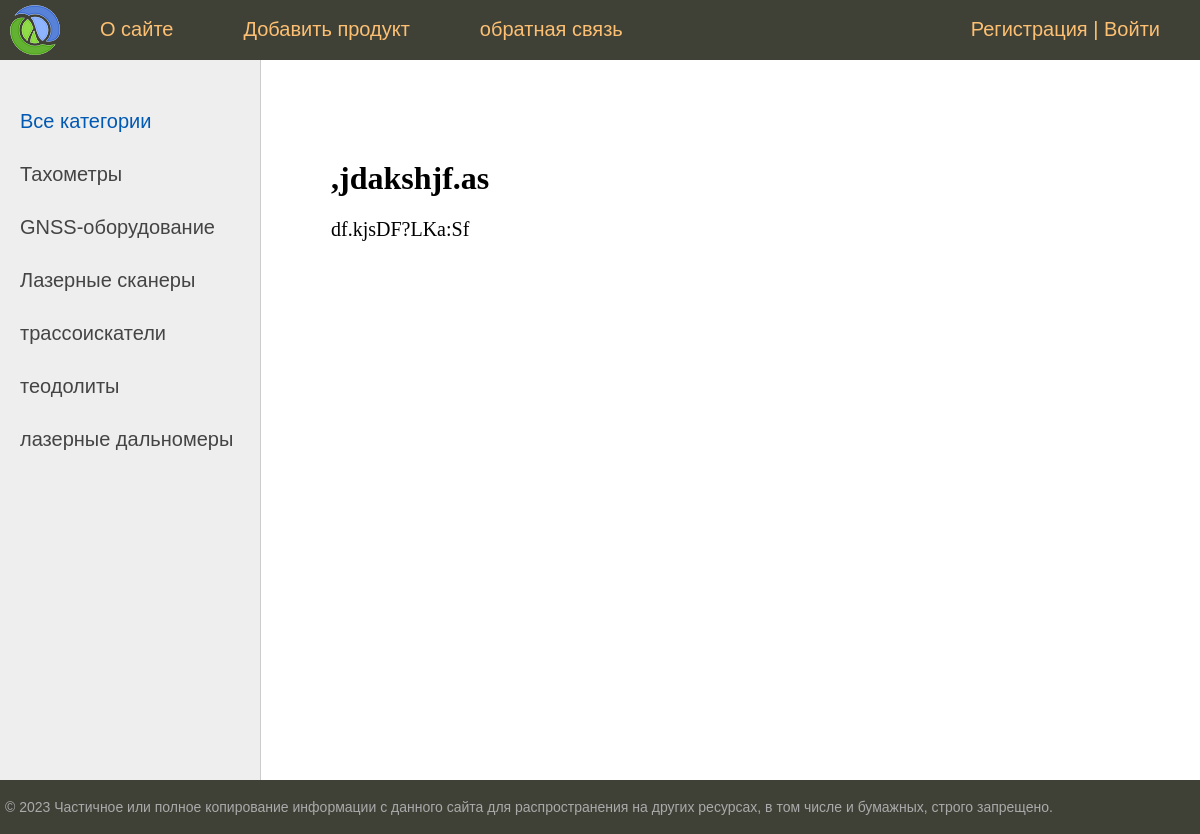
Page /product/jdakshjfas on the committed database.
### equipment/models.py (models this page shows, shortened)
class Category(models.Model):
    name = models.CharField(max_length=100, db_index=True, verbose_name="Категория")
    slug = models.SlugField(max_length=255, db_index=True, unique=True, verbose_name="URL")
    def get_absolute_url(self):
        return reverse('category', kwargs={'cat_slug': self.slug})
    class Meta:
        verbose_name="Категории"
        verbose_name_plural = "Категории"
        ordering = ['id']

class Equipment(models.Model):
    title = models.CharField(max_length=255, verbose_name="Название")
    slug = models.SlugField(max_length=255, unique=True, db_index=True, verbose_name="URL")
    price = models.IntegerField(verbose_name="Цена")
    content = models.TextField(blank=True, verbose_name="Описание")
    photo = models.ImageField(upload_to="photos/%Y/%m/%d/", blank=True, verbose_name="Фото")
    is_published = models.BooleanField(default=True, verbose_name="Наличие")
    time_create = models.DateTimeField(auto_now=True, verbose_name="Время создания")
    cat = models.ForeignKey('Category', on_delete=models.PROTECT, verbose_name="Категория")
    def __str__(self):
        return self.title
    class Meta:
        verbose_name = "Продукция/Товары"
        verbose_name_plural = "Продукция/Товары"
        ordering = ['-time_create', 'title']

### equipment/views.py (the view)
# urls.py: path('product/<slug:prod_slug>', show_prod.as_view(), name='prod'),
class show_prod(DataMixin, DetailView):
    model = Equipment
    template_name = 'equipment/product.html'
    slug_url_kwarg = 'prod_slug'
    context_object_name = 'product'
    def get_context_data(self, *, object_list=None, **kwargs):
        context = super().get_context_data(**kwargs)
        c_def = self.get_user_context(title=context['product'])
        return dict(list(context.items()) + list(c_def.items()))

### equipment/utils.py (called while the page is built)
    def get_user_context(self, **kwargs):
        context = kwargs
        cats = Category.objects.all()
        context['menu'] = menu
        context['cats'] = cats
        if 'cat_selected' not in context:
            context['cat_selected'] = 0
        return context

### equipment/templates/equipment/product.html (shortened to what this page needs)
{% extends 'equipment/base.html' %}
{% block content %}
    <h1>{{product.title}}</h1>
{{product.content|linebreaks}}
{% endblock %}

### equipment/templates/equipment/base.html (shortened to what this page needs)
{% load static %}
{% load equipment_tags %}
<!DOCTYPE html>
<html>
<head>
	<link type="text/css" href="{% static 'equipment/css/style.css' %}" rel="stylesheet" />
</head>
<body>
<table class="table-page" border=0 cellpadding="0" cellspacing="0">
<tr><td valign=top>
{% block mainmenu %}
		<div class="header">
			<ul id="mainmenu" class="mainmenu">
			<li class="logo"><a href="{% url 'home' %}"><div class="logo"></div></a></li>
{% for m in menu %}
			<li><a href="{% url m.url_name %}">{{m.title}}</a></li>
{% endfor %}
				{% if request.user.is_authenticated %}
				<li class="last">{{user.username}} | <a href="{% url 'logout' %}">Выйти</a></li>
				{% else %}
				<li class="last"><a href="{% url 'register' %}">Регистрация</a> | <a href="{% url 'login' %}">Войти</a></li>
				{% endif %}
			</ul>
		</div>
{% endblock mainmenu %}
<table class="table-content" border=0 cellpadding="0" cellspacing="0">
<tr>
	<td valign="top" class="left-chapters">
	<ul id="leftchapters">
	{% if cat_selected == 0 %}
		<li class="selected">Все категории</li>
	{% else %}
			<li><a href="{% url 'home' %}">Все категории</a></li>
	{% endif %}
	{% for c in cats %}
		{% if c.pk == cat.selected %}
			<li class="selected">{{c.name}}</li>
		{% else %}
			<li><a href="{{ c.get_absolute_url }}">{{c.name}}</a></li>
		{% endif %}
	{% endfor %}
	</ul>
</td>
<td valign="top" class="content">
	<div class="content-text">
{% block content %}
{% endblock %}
</td></tr></table>
</td></tr>
<tr><td valign=top>
	<div id="footer">
		<p>&copy; 2023 Частичное или полное копирование информации с данного сайта для распространения на других ресурсах, в том числе и бумажных, строго запрещено.</p>
	</div>
</td></tr></table>
</body>
</html>

### equipment/static/equipment/css/style.css (style rules this page uses)
html, body { font-family: 'Arial'; margin: 0; padding: 0; height: 100%; width: 100%; color: #444; }
a { color: #0059b2; text-decoration: none; }
.table-page { width: 100%; height: 100%; vertical-align: top; }
.table-page tr { height: 100%; }
.header { background: #3F4137; height: 60px; }
.logo { background: url('../images/logo.png') no-repeat 10px 5px; width: 70px; height: 60px; }
ul.mainmenu { list-style: none; margin: 0; padding: 0; height: 60px; color: #fdc073; font-size: 20px; overflow: hidden; }
ul.mainmenu li { float: left; margin: 18px 40px 0 30px; }
ul.mainmenu li.logo { margin: 0; }
ul.mainmenu li.last { float: right; }
ul.mainmenu li a { color: #fdc073; text-decoration: none; }
.table-content { width: 100%; min-height: 100%; height: 100%; }
.left-chapters { margin: 0; background: #eee; border-right: 1px solid #ccc; min-height: 100%; }
.left-chapters ul { width: 230px; min-height: 100%; margin: 0; padding: 20px 10px 10px 20px; list-style: none; font-size: 20px; }
.left-chapters ul li { margin: 30px 0 0 0; color: #999; }
.left-chapters ul li.selected { color: #0059b2; }
.left-chapters ul li a { color: #444; text-decoration: none; }
.content { padding: 40px 20px 20px 40px; width: 100%; box-sizing: border-box; }
.content-text { margin: 60px 0 0 30px; color: #000; font-size: 20px; font-family: Yandex Sans Display Light; }
.content-text h1 { font-size: 32px; }
#footer { box-sizing: border-box; background: #3F4137; padding: 5px; color: #aaa; font-size: 14px; font-family: Verdana, Geneva, Arial, Helvetica; text-align: left; overflow: hidden; }
.table-content { min-height: calc(100vh - 80px); }

### rows in the picture
Category: name "Тахометры"
Category: name "GNSS-оборудование"
Category: name "Лазерные сканеры"
Category: name "трассоискатели"
Category: name "теодолиты"
Category: name "лазерные дальномеры"
Equipment: title ",jdakshjf.as", content "df.kjsDF?LKa:Sf"

### other values in the picture
{{ m.title }} "О сайте" "Добавить продукт" "обратная связь"
